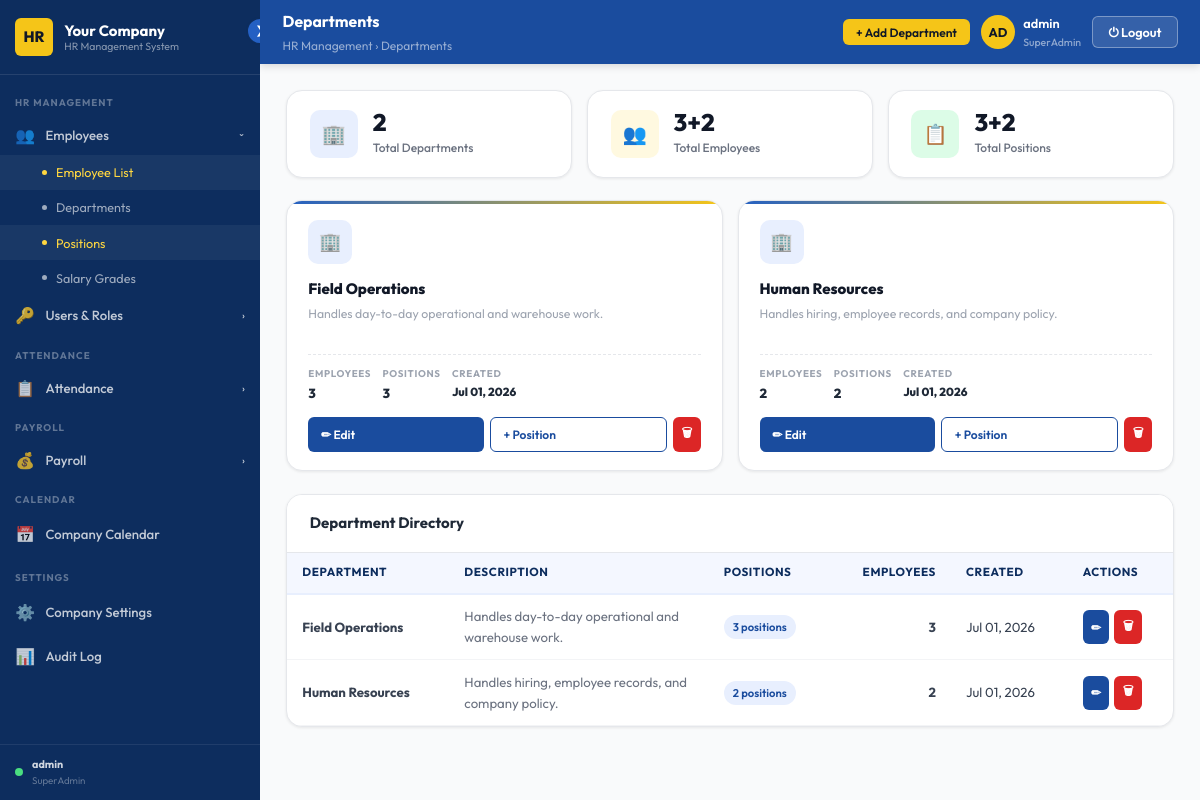
Screenshot of /employees/positions/ (signed in) with the database file from the repository.
### employees/models.py (models this page shows, shortened)
class Department(models.Model):
    name        = models.CharField(max_length=100)
    description = models.TextField(blank=True)
    created_at  = models.DateTimeField(auto_now_add=True)

### employees/views.py (the view)
@admin_required
def positions_view(request):
    return render(request, 'hrms/departments.html', {
        'departments': Department.objects.annotate(
            emp_count=Count('employee', distinct=True),
            position_count=Count('position', distinct=True),
        ).prefetch_related('position_set').order_by('name'),
        **_branding(),
    })

### accounts/access.py (called while the page is built, shortened)
def role_display_name(role):
    name = role.name if hasattr(role, 'name') else role
    return ROLE_DISPLAY_NAMES.get(name, name or 'No Role')

def get_user_role(user):
    if not user or not user.is_authenticated:
        return None
    if user.is_superuser:
        return _MockRole(SUPERADMIN)

def has_admin_role(user):
    role = get_user_role(user)
    return role is not None and role.name in ADMIN_ROLES

def admin_required(view_func=None, *, roles=None, redirect_url=None):
    allowed = set(roles) if roles else ADMIN_ROLES
    redir   = redirect_url or '/attendance/'
    def decorator(fn):
        @wraps(fn)
        @login_required(login_url='/login/')
        def wrapper(request, *args, **kwargs):
            role = get_user_role(request.user)
            if role and role.name in allowed:
                return fn(request, *args, **kwargs)
            return render(request, 'hrms/403.html', status=403)
        return wrapper
    if view_func is not None:
        return decorator(view_func)
    return decorator

    def __call__(self, request):
        path = request.path
        if path in PUBLIC_PATHS:
            return self.get_response(request)
        if any(path.startswith(p) for p in PUBLIC_PREFIXES):
            return self.get_response(request)
        if any(path.startswith(p) for p in self.ADMIN_PREFIXES):
            if not request.user.is_authenticated:
                return redirect(f'/login/?next={path}')
            if not has_admin_role(request.user):
                return render(request, 'hrms/403.html', status=403)
        return self.get_response(request)

### accounts/context_processors.py (called while the page is built, shortened)
def user_role(request):
    role = get_user_role(request.user)
    role_name = role.name if role else ''
    return {
        'user_role':       role,
        'user_role_label': role_display_name(role) if role else None,
        'is_super_admin':  role_name == 'SuperAdmin',
        'is_hr_admin':     role_name in {'SuperAdmin', 'HRAdmin'},
        'is_normal_admin': role_name == 'StaffAdmin',
    }

### employees/views.py (called while the page is built)
def _branding():
    try:
        s = CompanySettings.objects.first()
        if s:
            return {
                'company_name':     s.company_name,
                'company_initials': s.company_initials,
                'company_logo':     s.company_logo.url if s.company_logo else '',
            }
    except Exception:
        pass
    return {
        'company_name':     'Your Company',
        'company_initials': 'HR',
        'company_logo':     '',
    }

### templates/hrms/departments.html (shortened to what this page needs)
{% extends "hrms/admin_base.html" %}
{% load static %}
{% block page_title %}Departments{% endblock %}
{% block breadcrumb %}HR Management › Departments{% endblock %}
{% block header_actions %}
  <button class="btn btn-gold btn-sm" onclick="openModal('add-dept-modal'); resetDeptForm();">+ Add Department</button>
{% endblock %}
{% block content %}
<div style="display:grid;grid-template-columns:repeat(3,1fr);gap:1rem;margin-bottom:1.5rem;">
  <div class="stat-card">
    <div class="stat-icon blue">🏢</div>
    <div><div class="stat-num">{{ departments|length }}</div><div class="stat-label">Total Departments</div></div>
  </div>
  <div class="stat-card">
    <div class="stat-icon gold">👥</div>
    <div>
      <div class="stat-num">{% for d in departments %}{{ d.emp_count|add:0 }}{% if not forloop.last %}+{% endif %}{% endfor %}</div>
      <div class="stat-label">Total Employees</div>
    </div>
  </div>
  <div class="stat-card">
    <div class="stat-icon green">📋</div>
    <div>
      <div class="stat-num">{% for d in departments %}{{ d.position_count|add:0 }}{% if not forloop.last %}+{% endif %}{% endfor %}</div>
      <div class="stat-label">Total Positions</div>
    </div>
  </div>
</div>
<div class="dept-grid">
  {% for dept in departments %}
  <div class="dept-card">
    <div class="dept-icon">🏢</div>
    <div class="dept-name">{{ dept.name }}</div>
    <div class="dept-desc">{{ dept.description|default:"No description provided." }}</div>
    <div class="dept-meta">
      <div class="dept-meta-item">
        <span class="label">Employees</span>
        <span class="val">{{ dept.emp_count }}</span>
      </div>
      <div class="dept-meta-item">
        <span class="label">Positions</span>
        <span class="val">{{ dept.position_count }}</span>
      </div>
      <div class="dept-meta-item">
        <span class="label">Created</span>
        <span class="val" style="font-size:.78rem;">{{ dept.created_at|date:"M d, Y" }}</span>
      </div>
    </div>
    <div class="dept-actions">
      <button class="btn btn-primary btn-sm" style="flex:1;"
              onclick="editDept({{ dept.id }}, '{{ dept.name|escapejs }}', '{{ dept.description|escapejs }}')">
        ✏ Edit
      </button>
      <button class="btn btn-outline btn-sm" style="flex:1;"
              onclick="resetPositionForm(); openModal('add-position-modal'); document.getElementById('pos-dept-id').value={{ dept.id }}; document.getElementById('pos-dept-name').textContent='{{ dept.name|escapejs }}'">
        + Position
      </button>
      <button class="btn btn-danger btn-sm btn-icon"
              onclick="deleteDept({{ dept.id }}, '{{ dept.name|escapejs }}', {{ dept.emp_count }})">🗑</button>
    </div>
  </div>
  {% empty %}
  <div style="grid-column:1/-1;text-align:center;padding:3rem;color:var(--gray-400);">
    <div style="font-size:2.5rem;margin-bottom:.75rem;">🏢</div>
    No departments yet. Add your first one.
  </div>
  {% endfor %}
</div>
{% if departments %}
<div class="card">
  <div class="card-header"><h3>Department Directory</h3></div>
  <div class="table-wrap">
    <table class="data-table">
      <thead>
        <tr>
          <th>Department</th>
          <th>Description</th>
          <th>Positions</th>
          <th style="text-align:right;">Employees</th>
          <th>Created</th>
          <th>Actions</th>
        </tr>
      </thead>
      <tbody>
        {% for dept in departments %}
        <tr>
          <td><strong>{{ dept.name }}</strong></td>
          <td style="color:var(--gray-500);max-width:220px;">{{ dept.description|truncatechars:60|default:"—" }}</td>
          <td>
            <span class="badge badge-blue">{{ dept.position_count }} position{{ dept.position_count|pluralize }}</span>
          </td>
          <td style="text-align:right;font-weight:700;">{{ dept.emp_count }}</td>
          <td>{{ dept.created_at|date:"M d, Y" }}</td>
          <td>
            <div style="display:flex;gap:.35rem;">
              <button class="btn btn-primary btn-sm btn-icon"
                      onclick="editDept({{ dept.id }}, '{{ dept.name|escapejs }}', '{{ dept.description|escapejs }}')">✏</button>
              <button class="btn btn-danger btn-sm btn-icon"
                      onclick="deleteDept({{ dept.id }}, '{{ dept.name|escapejs }}', {{ dept.emp_count }})">🗑</button>
            </div>
          </td>
        </tr>
        {% endfor %}
      </tbody>
    </table>
  </div>
</div>
{% endif %}
{% endblock %}

### templates/hrms/admin_base.html (shortened to what this page needs)
{% load static %}
<!DOCTYPE html>
<html lang="en">
<head>
  <link rel="stylesheet" href="{% static 'css/base.css' %}"/>
</head>
<body>
<div class="admin-layout">
  <aside class="sidebar" id="sidebar">
    <button class="sidebar-toggle" id="sidebar-toggle" title="Toggle Sidebar">❯</button>
    <div class="sidebar-logo">
      <div class="logo-mark" id="logo-mark">
        {% if company_logo %}
          <img src="{{ company_logo }}" alt="Logo"
               style="width:100%;height:100%;object-fit:cover;border-radius:var(--radius-sm);">
        {% else %}
          {{ company_initials|default:"HR" }}
        {% endif %}
      </div>
      <div class="logo-text">
        {{ company_name|default:"Your Company" }}
        <span>HR Management System</span>
      </div>
    </div>
    <nav class="sidebar-nav" id="sidebar-nav">
      <div class="nav-section">
        <div class="nav-section-label">HR Management</div>
        <button class="nav-group-toggle" data-group="nav-hr">
          <span class="icon">👥</span><span class="label">Employees</span><span class="chevron">›</span>
        </button>
        <div class="nav-submenu" id="nav-hr">
          <a href="{% url 'employees:list' %}">Employee List</a>
          <a href="{% url 'employees:departments' %}">Departments</a>
          <a href="{% url 'employees:positions' %}">Positions</a>
          <a href="{% url 'employees:salary_grades' %}">Salary Grades</a>
        </div>
        {% if is_super_admin %}
        <button class="nav-group-toggle" data-group="nav-users">
          <span class="icon">🔑</span><span class="label">Users & Roles</span><span class="chevron">›</span>
        </button>
        {% endif %}
      </div>
      <div class="nav-section">
        <div class="nav-section-label">Attendance</div>
        <button class="nav-group-toggle" data-group="nav-att">
          <span class="icon">📋</span><span class="label">Attendance</span><span class="chevron">›</span>
        </button>
      </div>
      <div class="nav-section">
        <div class="nav-section-label">Payroll</div>
        <button class="nav-group-toggle" data-group="nav-payroll">
          <span class="icon">💰</span><span class="label">Payroll</span><span class="chevron">›</span>
        </button>
      </div>
      <div class="nav-section">
        <div class="nav-section-label">Calendar</div>
        <a class="nav-link" href="{% url 'calendar_app:index' %}">
          <span class="icon">📅</span><span class="label">Company Calendar</span>
        </a>
      </div>
      {% if is_super_admin %}
      <div class="nav-section">
        <div class="nav-section-label">Settings</div>
        <a class="nav-link" href="{% url 'employees:company_settings' %}">
          <span class="icon">⚙️</span><span class="label">Company Settings</span>
        </a>
        <a class="nav-link" href="{% url 'accounts:audit_log' %}">
          <span class="icon">📊</span><span class="label">Audit Log</span>
        </a>
      </div>
      {% endif %}
    </nav>
    <div style="padding:.75rem 1rem;border-top:1px solid rgba(255,255,255,.08);
                display:flex;align-items:center;gap:.6rem;">
      <div style="width:8px;height:8px;border-radius:50%;background:#4ADE80;flex-shrink:0;"></div>
      <div style="overflow:hidden;">
        <div style="font-size:.72rem;font-weight:700;color:rgba(255,255,255,.8);
                    white-space:nowrap;overflow:hidden;text-overflow:ellipsis;">
          {{ request.user.get_full_name|default:request.user.username }}
        </div>
        <div style="font-size:.65rem;color:rgba(255,255,255,.35);">
          {% if user_role %}{{ user_role.name }}{% else %}No Role{% endif %}
        </div>
      </div>
    </div>
  </aside>
  <div style="flex:1;display:flex;flex-direction:column;">
    <header class="admin-header" id="admin-header">
      <div>
        <div class="header-title">{% block page_title %}Dashboard{% endblock %}</div>
        <div class="header-breadcrumb">{% block breadcrumb %}Home{% endblock %}</div>
      </div>
      <div class="header-right">
        {% block header_actions %}{% endblock %}
        <div class="header-user">
          <div class="header-avatar">{{ request.user.username|slice:":2"|upper }}</div>
          <div>
            <div style="font-size:.85rem;font-weight:600;color:var(--white);">
              {{ request.user.get_full_name|default:request.user.username }}
            </div>
            {% if user_role %}
            <div style="font-size:.7rem;color:rgba(255,255,255,.5);">
              {{ user_role.name }}
            </div>
            {% endif %}
          </div>
        </div>
        <button class="btn-logout" onclick="confirmLogout()">⏻ Logout</button>
      </div>
    </header>
    <main class="admin-content" id="admin-content">
      {% block content %}{% endblock %}
    </main>
  </div>
</div>
</body>
</html>

### templates/hrms/departments.html (style rules this page uses)
.dept-grid { display: grid; grid-template-columns: repeat(auto-fill, minmax(290px,1fr)); gap: 1rem; margin-bottom: 1.5rem; }
.dept-card { background: var(--white); border: 1.5px solid var(--gray-200); border-radius: var(--radius-lg); padding: 1.25rem 1.4rem; box-shadow: var(--shadow-sm); transition: all .2s; position: relative; overflow: hidden; }
.dept-card::before { content: ''; position: absolute; top: 0; left: 0; right: 0; height: 3px; background: linear-gradient(90deg, var(--blue-700), var(--gold-500)); }
.dept-icon { width: 44px; height: 44px; border-radius: var(--radius-md); background: var(--blue-100); color: var(--blue-800); display: flex; align-items: center; justify-content: center; font-size: 1.2rem; margin-bottom: .85rem; }
.dept-name { font-size: 1rem; font-weight: 800; color: var(--gray-900); margin-bottom: .3rem; }
.dept-desc { font-size: .82rem; color: var(--gray-400); line-height: 1.5; min-height: 2.4rem; overflow: hidden; display: -webkit-box; -webkit-line-clamp: 2; -webkit-box-orient: vertical; }
.dept-meta { display: flex; gap: .75rem; margin-top: .85rem; padding-top: .75rem; border-top: 1px dashed var(--gray-200); }
.dept-meta-item { display: flex; flex-direction: column; gap: .1rem; }
.dept-meta-item .label { font-size: .65rem; font-weight: 700; text-transform: uppercase; letter-spacing: .07em; color: var(--gray-400); }
.dept-meta-item .val { font-size: .88rem; font-weight: 800; color: var(--gray-800); }
.dept-actions { display: flex; gap: .4rem; margin-top: .85rem; }

### rows the page displays
Department: emp_count|add "3", position_count|add "3", name "Field Operations", description "Handles day-to-day operational and warehouse work.", emp_count "3", position_count "3", created_at "Jul 01, 2026"
Department: emp_count|add "2", position_count|add "2", name "Human Resources", description "Handles hiring, employee records, and company policy.", emp_count "2", position_count "2", created_at "Jul 01, 2026"

### other values shown
{{ company_initials|default:"HR" }} "HR"
{{ company_name|default:"Your Company" }} "Your Company"
{{ request.user.get_full_name|default:request.user.username }} "admin"
{{ user_role.name }} "SuperAdmin"
{{ request.user.username|slice:":2"|upper }} "AD"
{{ departments|length }} "2"
